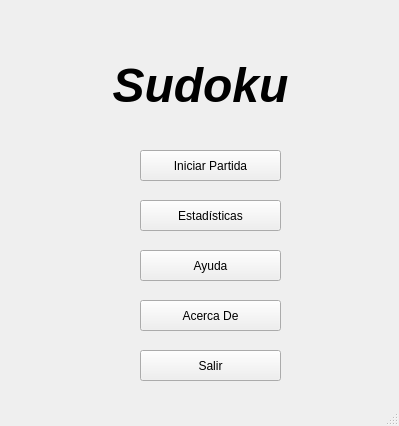
<?xml version="1.0" encoding="UTF-8"?>
<ui version="4.0">
 <class>Ventana_principal</class>
 <widget class="QMainWindow" name="Ventana_principal">
  <property name="geometry">
   <rect>
    <x>0</x>
    <y>0</y>
    <width>399</width>
    <height>426</height>
   </rect>
  </property>
  <property name="windowTitle">
   <string>MainWindow</string>
  </property>
  <widget class="QWidget" name="centralwidget">
   <widget class="QLabel" name="Titulo">
    <property name="geometry">
     <rect>
      <x>70</x>
      <y>40</y>
      <width>261</width>
      <height>91</height>
     </rect>
    </property>
    <property name="text">
     <string>&lt;html&gt;&lt;head/&gt;&lt;body&gt;&lt;p align=&quot;center&quot;&gt;&lt;span style=&quot; font-size:36pt; font-weight:600; font-style:italic;&quot;&gt;Sudoku&lt;/span&gt;&lt;/p&gt;&lt;/body&gt;&lt;/html&gt;</string>
    </property>
   </widget>
   <widget class="QPushButton" name="Btn_Iniciar">
    <property name="geometry">
     <rect>
      <x>140</x>
      <y>150</y>
      <width>141</width>
      <height>31</height>
     </rect>
    </property>
    <property name="text">
     <string>Iniciar Partida</string>
    </property>
   </widget>
   <widget class="QPushButton" name="Btn_estadisticas">
    <property name="geometry">
     <rect>
      <x>140</x>
      <y>200</y>
      <width>141</width>
      <height>31</height>
     </rect>
    </property>
    <property name="text">
     <string>Estadísticas</string>
    </property>
   </widget>
   <widget class="QPushButton" name="Btn_acercaDe">
    <property name="geometry">
     <rect>
      <x>140</x>
      <y>300</y>
      <width>141</width>
      <height>31</height>
     </rect>
    </property>
    <property name="text">
     <string>Acerca De</string>
    </property>
   </widget>
   <widget class="QPushButton" name="Btn_Salir">
    <property name="geometry">
     <rect>
      <x>140</x>
      <y>350</y>
      <width>141</width>
      <height>31</height>
     </rect>
    </property>
    <property name="text">
     <string>Salir</string>
    </property>
   </widget>
   <widget class="QPushButton" name="Btn_Ayuda">
    <property name="geometry">
     <rect>
      <x>140</x>
      <y>250</y>
      <width>141</width>
      <height>31</height>
     </rect>
    </property>
    <property name="text">
     <string>Ayuda</string>
    </property>
   </widget>
  </widget>
  <widget class="QMenuBar" name="menubar">
   <property name="geometry">
    <rect>
     <x>0</x>
     <y>0</y>
     <width>399</width>
     <height>20</height>
    </rect>
   </property>
  </widget>
  <widget class="QStatusBar" name="statusbar"/>
 </widget>
 <resources/>
 <connections/>
</ui>
